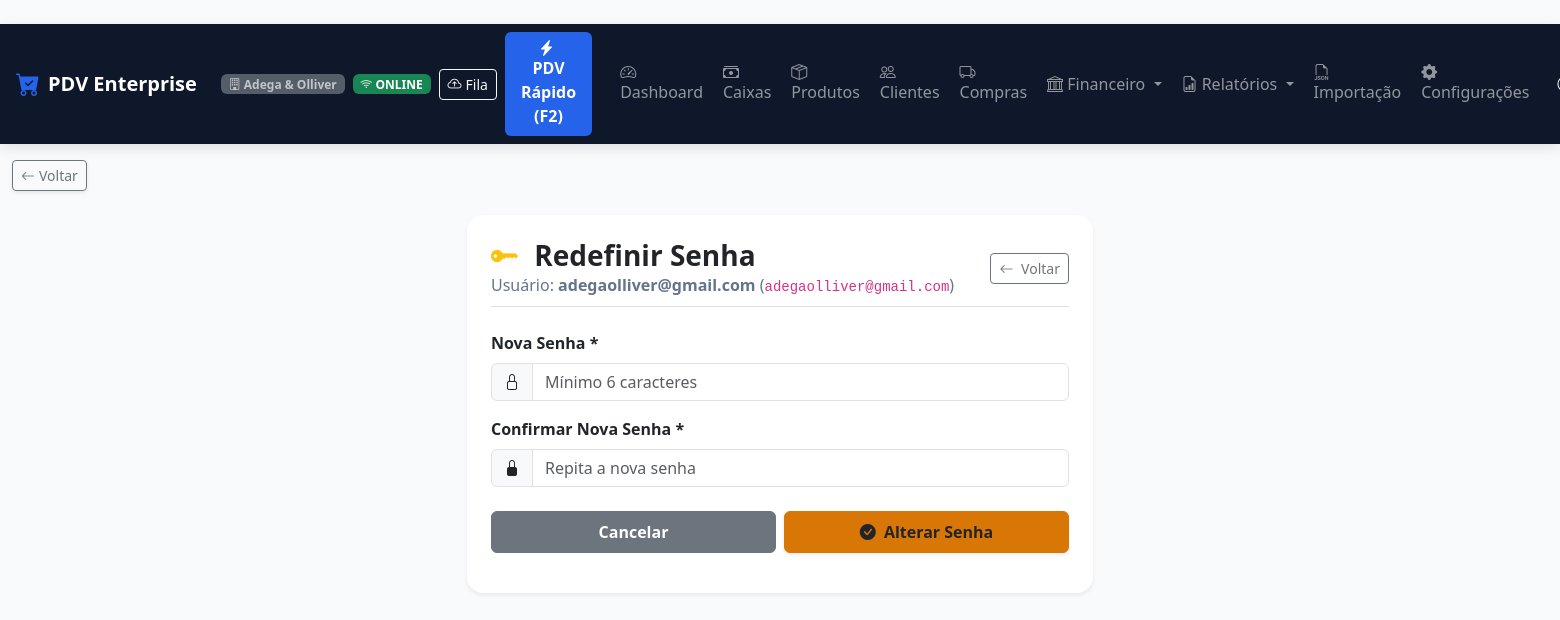
/configuracoes/usuarios/5/redefinir-senha/ (signed in), run on the app's committed database.
### apps/usuarios/models.py (models this page shows, shortened)
class Usuario(AbstractUser):
    CARGO_CHOICES = [
        ('ADMIN', 'Administrador'),
        ('GERENTE', 'Gerente'),
        ('OPERADOR', 'Operador de Caixa'),
        ('ESTOQUISTA', 'Estoquista'),
        ('FINANCEIRO', 'Financeiro'),
    ]
    empresa = models.ForeignKey(
        'empresas.Empresa',
        on_delete=models.CASCADE,
        related_name='usuarios',
        verbose_name='Empresa',
        null=True,
        blank=True
    )
    cargo = models.CharField('Cargo', max_length=20, choices=CARGO_CHOICES, default='OPERADOR')
    pin_caixa = models.CharField('PIN de Caixa (4 a 6 dígitos)', max_length=10, blank=True)
    telefone = models.CharField('Telefone', max_length=20, blank=True)
    limite_desconto_pct = models.DecimalField(
        'Limite de Desconto (%)', max_digits=5, decimal_places=2, default=0.00,
        help_text='Percentual máximo de desconto que este usuário pode aplicar (0 = sem limite definido).'
    )
    class Meta:
        verbose_name = 'Usuário'
        verbose_name_plural = 'Usuários'
    @property
    def is_admin(self):
        return self.cargo == 'ADMIN' or self.is_superuser
    @property
    def is_administrador(self):
        return self.is_admin
    @property
    def pode_visualizar_auditoria(self):
        return self.cargo in ('ADMIN', 'GERENTE') or self.is_superuser

### apps/empresas/models.py (models this page shows, shortened)
class Empresa(models.Model):
    razao_social = models.CharField('Razão Social', max_length=200, blank=True, default='')
    nome_fantasia = models.CharField('Nome Fantasia', max_length=200, blank=True, default='')
    cnpj = models.CharField('CNPJ', max_length=20, unique=True)
    inscricao_estadual = models.CharField('Inscrição Estadual', max_length=50, blank=True)
    telefone = models.CharField('Telefone', max_length=20, blank=True)
    whatsapp = models.CharField('WhatsApp', max_length=20, blank=True)
    email = models.EmailField('E-mail', blank=True)
    endereco = models.CharField('Endereço Completo', max_length=255, blank=True)
    cidade = models.CharField('Cidade', max_length=100, blank=True)
    estado = models.CharField('Estado (UF)', max_length=2, blank=True)
    logo = models.ImageField('Logo da Empresa', upload_to='logos/', null=True, blank=True)
    cor_fundo_cabecalho = models.CharField('Cor Fundo Cabeçalho', max_length=20, default='#dc2626')
    cor_texto_cabecalho = models.CharField('Cor Texto Cabeçalho', max_length=20, default='#ffffff')
    cor_destaque = models.CharField('Cor de Destaque', max_length=20, default='#16a34a')
    cor_fundo_geral = models.CharField('Cor Fundo Geral', max_length=20, default='#f8fafc')
    cor_fundo_paineis = models.CharField('Cor Fundo Painéis', max_length=20, default='#ffffff')
    ativo = models.BooleanField('Ativo', default=True)
    created_at = models.DateTimeField('Criado em', auto_now_add=True)
    updated_at = models.DateTimeField('Atualizado em', auto_now=True)
    class Meta:
        verbose_name = 'Empresa'
        verbose_name_plural = 'Empresas'

### apps/usuarios/views.py (the view, shortened to what this page needs)
# urls.py: path('<int:pk>/redefinir-senha/', usuario_redefinir_senha_view, name='usuario_redefinir_senha'),
@login_required
@cargo_required('ADMIN')
def usuario_redefinir_senha_view(request, pk):
    empresa = request.tenant or request.user.empresa
    usuario_obj = get_object_or_404(Usuario, pk=pk, empresa=empresa)
    return render(request, 'usuarios/redefinir_senha.html', {
        'usuario_obj': usuario_obj
    })

### apps/core/models.py (called while the page is built)
def set_current_tenant(tenant):
    _thread_locals.tenant = tenant

def clear_current_tenant():
    if hasattr(_thread_locals, 'tenant'):
        del _thread_locals.tenant

### apps/empresas/context_processors.py (called while the page is built, shortened)
def configuracao_visual_context(request):
    empresa = getattr(request, 'tenant', None)
    if not empresa and hasattr(request, 'user') and request.user.is_authenticated:
        empresa = getattr(request.user, 'empresa', None)
    if empresa:
        config = getattr(empresa, 'configuracao_visual', None)
        if not config:
            config = empresa.get_configuracao_visual()
        return {
            'config_visual': config,
            'css_variables': config.to_css_variables()
        }

### apps/usuarios/permissions.py (called while the page is built, shortened)
def cargo_required(*cargos_permitidos):
    def decorator(view_func):
        @wraps(view_func)
        def _wrapped(request, *args, **kwargs):
            user = request.user
            if not user.is_authenticated:
                from django.shortcuts import redirect
                return redirect('login')
            if user.is_superuser or user.cargo in cargos_permitidos:
                return view_func(request, *args, **kwargs)
        return _wrapped
    return decorator

### templates/usuarios/redefinir_senha.html (shortened to what this page needs)
﻿{% extends 'base.html' %}
{% block content %}
<div class="row justify-content-center my-4">
    <div class="col-12 col-md-6 col-lg-5">
        <div class="card card-custom p-4 shadow-sm border-0 rounded-4">
            <div class="d-flex justify-content-between align-items-center mb-4 pb-2 border-bottom">
                <div>
                    <h3 class="fw-bold text-dark mb-0">
                        <i class="bi bi-key-fill text-warning me-2"></i>
                        Redefinir Senha
                    </h3>
                    <p class="text-muted mb-0">Usuário: <strong>{{ usuario_obj.get_full_name|default:usuario_obj.username }}</strong> (<code>{{ usuario_obj.username }}</code>)</p>
                </div>
                <a href="{% url 'usuarios_list' %}" class="btn btn-outline-secondary btn-sm">
                    <i class="bi bi-arrow-left me-1"></i> Voltar
                </a>
            </div>
            <form method="post">
                <div class="mb-3">
                    <label for="nova_senha" class="form-label fw-bold">Nova Senha *</label>
                    <div class="input-group">
                        <span class="input-group-text"><i class="bi bi-lock"></i></span>
                        <input type="password" name="nova_senha" id="nova_senha" class="form-control" minlength="6" placeholder="Mínimo 6 caracteres" required autofocus>
                    </div>
                </div>
                <div class="mb-4">
                    <label for="confirmar_senha" class="form-label fw-bold">Confirmar Nova Senha *</label>
                    <div class="input-group">
                        <span class="input-group-text"><i class="bi bi-lock-fill"></i></span>
                        <input type="password" name="confirmar_senha" id="confirmar_senha" class="form-control" minlength="6" placeholder="Repita a nova senha" required>
                    </div>
                </div>
                <div class="d-flex gap-2">
                    <a href="{% url 'usuarios_list' %}" class="btn btn-secondary w-50 py-2 fw-bold">Cancelar</a>
                    <button type="submit" class="btn btn-warning text-dark w-50 py-2 fw-bold shadow-sm">
                        <i class="bi bi-check-circle-fill me-1"></i> Alterar Senha
                    </button>
                </div>
            </form>
        </div>
    </div>
</div>
{% endblock %}

### templates/components/navbar.html (shortened to what this page needs)
{% if request.resolver_match.url_name == 'pdv_front' %}
<nav class="navbar navbar-expand navbar-dark navbar-custom sticky-top px-3">
    <div class="container-fluid p-0 d-flex justify-content-between align-items-center">
        <div class="d-flex align-items-center gap-2">
            <a class="navbar-brand fw-bold text-white d-flex align-items-center gap-2 mb-0" href="{% url 'dashboard' %}">
                <i class="bi bi-cart-check-fill text-primary fs-4"></i>
                <span>PDV Enterprise</span>
            </a>
            <span class="badge bg-secondary opacity-75 d-none d-md-inline-block">
                <i class="bi bi-building"></i> {{ request.user.empresa.nome_fantasia|default:"Multiempresa" }}
            </span>
            <span id="network-status-badge" class="badge bg-success ms-1">
                <i class="bi bi-wifi"></i> ONLINE
            </span>
            <button class="btn btn-sm btn-outline-light ms-1 d-flex align-items-center gap-1" type="button" onclick="abrirModalFilaOffline()" title="Ver Fila de Vendas Offline">
                <i class="bi bi-cloud-arrow-up"></i> <span class="d-none d-sm-inline">Fila</span>
                <span id="sync-status-badge" class="badge bg-warning text-dark" style="display:none;">0</span>
            </button>
        </div>
        <div class="d-flex align-items-center gap-2">
            <a href="{% url 'dashboard' %}" class="btn btn-outline-light btn-sm fw-bold d-flex align-items-center gap-1" title="Ir para o Dashboard / Tela Inicial">
                <i class="bi bi-house-door-fill text-warning"></i> <span>Início</span>
            </a>
            <a href="{% url 'caixas_list' %}" class="btn btn-warning btn-sm fw-bold d-flex align-items-center gap-1 text-dark" title="Ir para o Módulo de Caixa">
                <i class="bi bi-cash-stack"></i> <span>Caixa</span>
            </a>
            <div class="dropdown ms-2">
                <a class="nav-link dropdown-toggle fw-semibold text-light py-1 px-2 border border-secondary rounded" href="#" data-bs-toggle="dropdown">
                    <i class="bi bi-person-circle me-1"></i> {{ user.get_full_name|default:user.username }}
                </a>
                <ul class="dropdown-menu dropdown-menu-end shadow">
                    <li><span class="dropdown-item-text text-muted small">Cargo: {{ user.get_cargo_display }}</span></li>
                    <li><hr class="dropdown-divider"></li>
                    <li><a class="dropdown-item text-danger" href="{% url 'logout' %}"><i class="bi bi-box-arrow-right me-2"></i>Sair</a></li>
                </ul>
            </div>
        </div>
    </div>
</nav>
{% else %}
<nav class="navbar navbar-expand-lg navbar-dark navbar-custom sticky-top px-3">
    <a class="navbar-brand fw-bold text-white d-flex align-items-center gap-2" href="{% url 'dashboard' %}">
        <i class="bi bi-cart-check-fill text-primary fs-4"></i>
        <span>PDV Enterprise</span>
    </a>
    <span class="badge bg-secondary ms-2 opacity-75 d-none d-md-inline-block">
        <i class="bi bi-building"></i> {{ request.user.empresa.nome_fantasia|default:"Multiempresa" }}
    </span>
    <span id="network-status-badge" class="badge bg-success ms-2">
        <i class="bi bi-wifi"></i> ONLINE
    </span>
    <button class="btn btn-sm btn-outline-light ms-2 d-flex align-items-center gap-1" type="button" onclick="abrirModalFilaOffline()" title="Ver Fila de Vendas Offline">
        <i class="bi bi-cloud-arrow-up"></i> <span class="d-none d-sm-inline">Fila</span>
    </button>
    <div class="collapse navbar-collapse" id="navbarNav">
        <ul class="navbar-nav ms-auto align-items-center gap-1">
            <li class="nav-item">
                <a class="nav-link btn btn-primary text-white fw-bold px-3 ms-2 me-3" href="{% url 'pdv_front' %}">
                    <i class="bi bi-lightning-charge-fill me-1"></i> PDV Rápido (F2)
                </a>
            </li>
            <li class="nav-item">
                <a class="nav-link" href="{% url 'dashboard' %}"><i class="bi bi-speedometer2"></i> Dashboard</a>
            </li>
            <li class="nav-item">
                <a class="nav-link" href="{% url 'caixas_list' %}"><i class="bi bi-cash-stack"></i> Caixas</a>
            </li>
            <li class="nav-item">
                <a class="nav-link" href="{% url 'produtos_list' %}"><i class="bi bi-box-seam"></i> Produtos</a>
            </li>
            <li class="nav-item">
                <a class="nav-link" href="{% url 'clientes_list' %}"><i class="bi bi-people"></i> Clientes</a>
            </li>
            <li class="nav-item">
                <a class="nav-link" href="{% url 'compras_list' %}"><i class="bi bi-truck"></i> Compras</a>
            </li>
            <li class="nav-item dropdown">
                <a class="nav-link dropdown-toggle" href="#" id="finDropdown" role="button" data-bs-toggle="dropdown">
                    <i class="bi bi-bank"></i> Financeiro
                </a>
            </li>
            <li class="nav-item dropdown">
                <a class="nav-link dropdown-toggle" href="#" id="relatDropdown" role="button" data-bs-toggle="dropdown">
                    <i class="bi bi-file-earmark-bar-graph"></i> Relatórios
                </a>
            </li>
            <li class="nav-item">
                <a class="nav-link" href="{% url 'importacao_hub' %}" title="Importação de Dados JSON">
                    <i class="bi bi-filetype-json"></i> <span class="d-lg-none d-xl-inline">Importação</span>
                </a>
            </li>
            <li class="nav-item">
                <a class="nav-link" href="{% url 'configuracoes' %}" title="Configurações do Sistema">
                    <i class="bi bi-gear-fill"></i> <span class="d-lg-none d-xl-inline">Configurações</span>
                </a>
            </li>
            <li class="nav-item dropdown ms-2">
                <a class="nav-link dropdown-toggle fw-semibold text-light" href="#" data-bs-toggle="dropdown">
                    <i class="bi bi-person-circle"></i> {{ user.get_full_name|default:user.username }}
                </a>
            </li>
        </ul>
    </div>
</nav>
{% endif %}

### static/css/custom.css (style rules this page uses)
:root { --primary-color: var(--cor-principal, #2563eb); --secondary-color: var(--cor-secundaria, #475569); --bg-main: var(--cor-fundo, #f8fafc); --card-bg: var(--cor-cards, #ffffff); --border-color: #e2e8f0; }
body { background-color: var(--cor-fundo, var(--bg-main, #f8fafc)) !important; font-family: 'Segoe UI', system-ui, -apple-system, sans-serif; color: var(--cor-texto, #1e293b); }
.navbar-custom { background: var(--cor-menu-sidebar, linear-gradient(135deg, #0f172a 0%, #1e293b 100%)) !important; box-shadow: 0 4px 12px rgba(0,0,0,0.1); }
.card-custom { background-color: var(--cor-cards, var(--card-bg, #ffffff)) !important; border: 1px solid var(--border-color); border-radius: 12px; box-shadow: 0 4px 6px -1px rgba(0, 0, 0, 0.05); transition: transform 0.2s, box-shadow 0.2s; }
.btn-primary, .btn-primary:hover, .btn-primary:active, .btn-primary:focus { background-color: var(--cor-botoes, var(--cor-principal, #2563eb)) !important; border-color: var(--cor-botoes, var(--cor-principal, #2563eb)) !important; }
.btn-warning, .btn-warning:hover, .btn-warning:active, .btn-warning:focus { background-color: var(--cor-alerta, #f59e0b) !important; border-color: var(--cor-alerta, #f59e0b) !important; }
.text-primary { color: var(--cor-principal, #2563eb) !important; }
.text-muted { color: var(--cor-texto-secundario, #64748b) !important; }
a { color: var(--cor-links, var(--cor-principal, #2563eb)); }

### data on the page
Usuario: user.empresa.nome_fantasia "Adega & Olliver"
Usuario: get_full_name "adegaolliver@gmail.com", username "adegaolliver@gmail.com"
